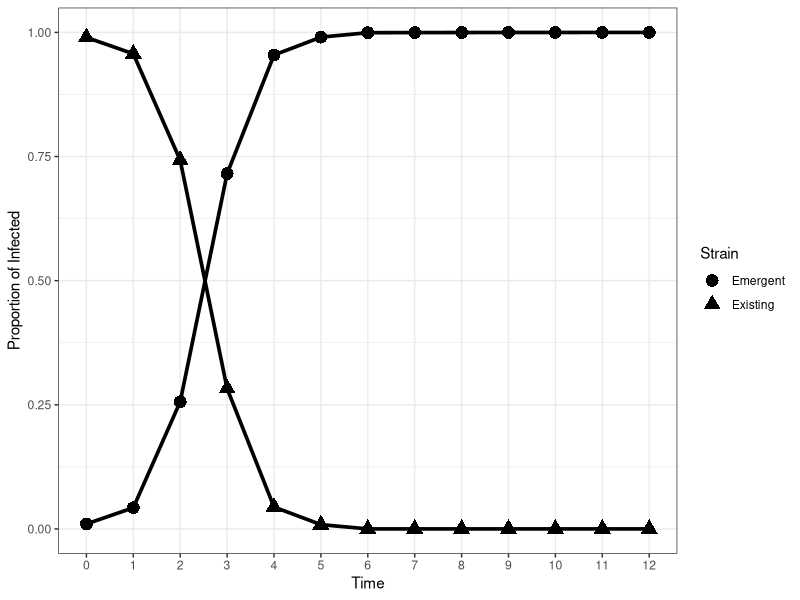
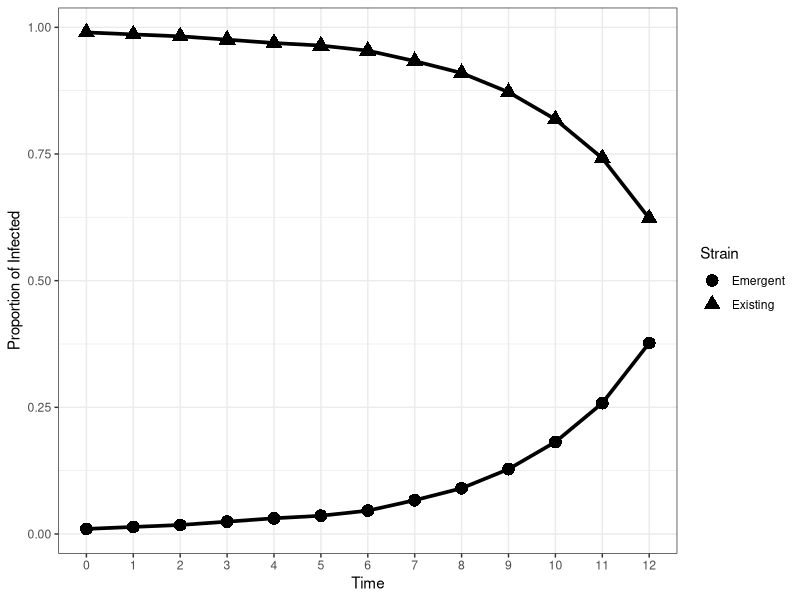
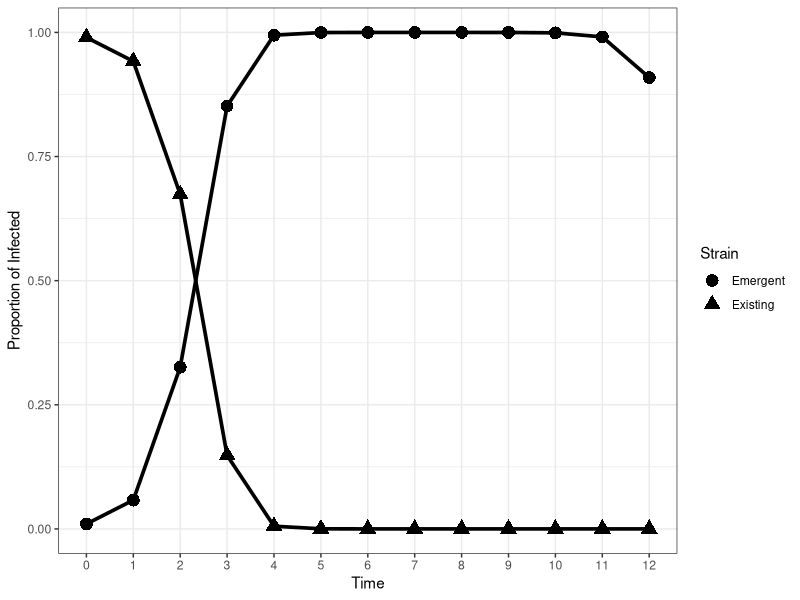
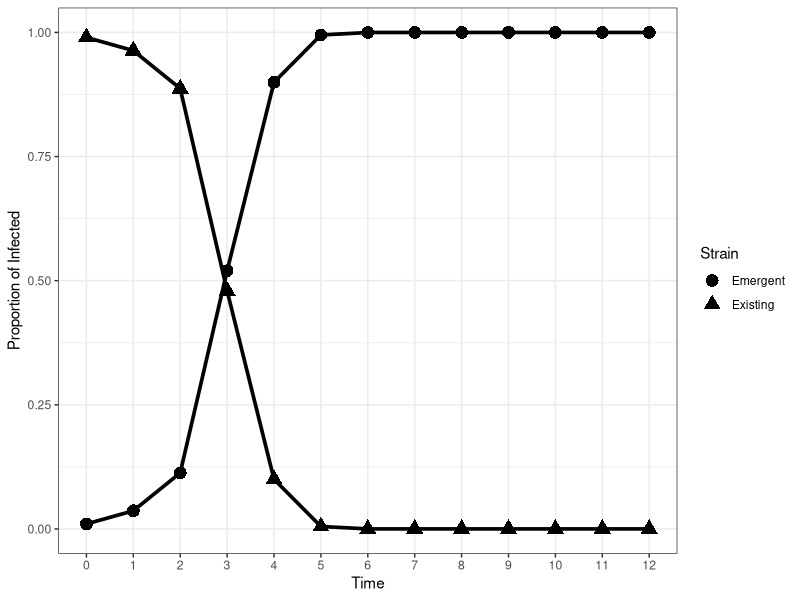

The R script that drew these images, in order: (Note: this script raises an error after producing the figures.)
library(tidyverse)
library(emmeans)
library(car)
library(gmodels)

#========SIMULATION===========
mod_sir <- function(ini,
                    N=100000,
                    x,
                    timestart=0,
                    timeend=10, #in weeks
                    dt=1,
                    tol=1e-9){
  sim <- unname(ini)
  
  cases <- matrix(nrow=length(seq(timestart,timeend,by=dt)),
                  ncol=length(ini))
  colnames(cases) <- names(ini)
  cases[1,] <- sim
  
  #probability of transitions from susceptible compartment
  for(t in 2:nrow(cases)){
    p_SI <- (1-exp(-(x$beta*sim[2] + 
                       x$betap*sim[3] + x$nu)))*(x$beta*sim[2])/(x$beta*sim[2] + 
                                                                   x$betap*sim[3] + x$nu)
    p_SIn <- (1-exp(-(x$beta*sim[2] + 
                        x$betap*sim[3] + x$nu)))*(x$betap*sim[3])/(x$beta*sim[2] + 
                                                                     x$betap*sim[3] + x$nu)
    p_SV <-  (1-exp(-(x$beta*sim[2] + 
                        x$betap*sim[3] + x$nu)))*(x$nu)/(x$beta*sim[2] + x$betap*sim[3] + x$nu)
    
    #probability of transitions from first infected compartment
    p_IR <- (1- exp(-(x$gamma+x$mu)))*(x$gamma/(x$gamma+x$mu))
    p_ID <- (1-exp(-(x$gamma+x$mu)))*(x$mu/(x$gamma+x$mu))
    
    #probability of transition from vaccinated compartment
    p_VIn <- 1-exp(-x$betap*sim[3])
    
    #probability of transition from recovered compartment
    p_RIn <- 1-exp(-x$betap*sim[3])
    
    #probability of transitions from second infected compartment
    p_InRn <- (1- exp(-(x$gammap+x$mu)))*(x$gammap/(x$gammap+x$mu))
    p_InD <- (1-exp(-(x$gammap+x$mu)))*(x$mu/(x$gammap+x$mu))
    
    
    #number of transitions
    #susceptible
    
    S_probs <- c(p_SI, p_SIn, p_SV, 1-sum(p_SI, p_SIn, p_SV))
    n_S <- as.numeric(rmultinom(1,round(N*sim[1]),prob=S_probs))
    
    #first strain
    I_probs <- c(p_IR,p_ID, (1-sum(p_IR,p_ID)))
    n_I <- as.numeric(rmultinom(1,round(N*sim[2]),prob=I_probs))
    
    #new strain
    In_probs <- c(p_InRn, p_InD, 1-sum(p_InRn, p_InD))
    n_In <- as.numeric(rmultinom(1,round(N*sim[3]),prob=In_probs))
    
    #vaccinated
    n_V <- rbinom(1,round(N*sim[4]),prob=p_VIn)
    
    #first recovered
    
    n_R <- rbinom(1,round(N*sim[5]),prob = p_RIn)
    
    #update sim
    change <-(1/N) * c(-sum(n_S[1:3]),
                       n_S[1]-sum(n_I),
                       n_S[2]+n_V+n_R - sum(n_In),
                       n_S[3] - n_V,
                       n_I[1] - n_R,
                       n_In[1],
                       n_I[2]+n_In[2])
    
    sim <- (sim + change)
    sim <- sim*(sim > tol)
    cases[t,] <- sim
  }
  cases  |> 
    as.data.frame() |> 
    mutate(time=seq(timestart,timeend,by=1)) |> 
    mutate(infected = i1+i2+0.000001,infprop1=i1/infected,infprop2=i2/infected) -> cases 
  
  return(cases)
}

tdom <- function(ini, x, timestart=0, timeend=10,tol=1e-6){
  trun <- tryCatch({mod_sir(ini=ini,
                            x=x,
                            timestart=timestart,
                            timeend = timeend)},
                   error=function(e){
                     return(data.frame(infprop1=0,infprop2=0))
                   },
                   warning=function(w){
                     return(data.frame(infprop1=0,infprop2=0))
                   }
                   
  )
  
  if(tail(trun$infprop2,1) <=tol & max(trun$infprop2) <=0.5){
    tdominance <- NA #never dominates
  }
  else{
    #initialize the logistic model using logit transformed model estimates
    # coef(lm(logit(infprop2)~time,data=trun)) |> unname()->tcoeffs
    # 
    # phi_2 <- tcoeffs[1]
    # phi_3<- tcoeffs[2]
    
    logisticmodel <- tryCatch({nls(infprop2~SSlogis(time,Asym,xmid,scal),
                                   data=filter(trun,infprop2 > tol),
                                   control=list(maxiter=500))},
                              error=function(e){
                                #rerun with an experimental growth curve
                                rerun <- lm(log(infprop2)~time,
                                            data=trun)
                                
                                return((log(0.5)- coef(rerun)[1])/coef(rerun)[2])
                              },
                              warning=function(w){
                                rerun <- lm(log(infprop2)~time,
                                            data=trun)
                                
                                return((log(0.5)- coef(rerun)[1])/coef(rerun)[2])                         }
                              
    )
    tdominance <- ifelse(is.numeric(logisticmodel),logisticmodel,coef(logisticmodel)[2])
  }  
  tdominance
}


#no dominance

initial_recovered <- 0.01 #approximation
initial_infected <- 0.01 
vaxrate <- 0.75
ini <- c(s=1-vaxrate-initial_infected-initial_recovered,
         i1=0.99*initial_infected,
         i2=0.01*initial_infected,
         v=vaxrate,
         r1=initial_recovered,
         r2=0,
         d=0)

x <- list(beta=1.4, 
          betap=1.25*1.4,
          gamma=0.7, 
          gammap=0.7,
          nu=0.25, 
          mu=0)
mod_sir(ini=ini,
        x=x,
        timestart=0,
        timeend = 12) -> results

results |> select(time, infprop1,infprop2) |> 
  rename(Existing=infprop1, Emergent=infprop2) |> 
  pivot_longer(c(Existing,Emergent),names_to="Strain", values_to="Proportion") |> 
  mutate_at(vars(Strain),factor) |> 
  ggplot(aes(x=as.factor(time),y=Proportion,group=Strain, shape=Strain)) +
  theme_bw() + 
  geom_point(size=4) + 
  geom_line(linewidth=1.25) + 
  labs(x="Time", y="Proportion of Infected") ->fail_plot0

fail_plot0 |> ggsave(filename = "failure_0.png",width=6,height=4,units="in")

tdom(ini=ini,x=x,
     timestart=0,
     timeend = 12)


initial_recovered <- 0.01 #approximation
initial_infected <- 0.01 
vaxrate <- 0
ini <- c(s=1-vaxrate-initial_infected-initial_recovered,
         i1=0.99*initial_infected,
         i2=0.01*initial_infected,
         v=vaxrate,
         r1=initial_recovered,
         r2=0,
         d=0)

x <- list(beta=1.4, 
          betap=1.25*1.4,
          gamma=0.7, 
          gammap=0.7,
          nu=0, 
          mu=0)
mod_sir(ini=ini,
        x=x,
        timestart=0,
        timeend = 12) -> results

results |> select(time, infprop1,infprop2) |> 
  rename(Existing=infprop1, Emergent=infprop2) |> 
  pivot_longer(c(Existing,Emergent),names_to="Strain", values_to="Proportion") |> 
  mutate_at(vars(Strain),factor) |> 
  ggplot(aes(x=as.factor(time),y=Proportion,group=Strain, shape=Strain)) +
  theme_bw() + 
  geom_point(size=4) + 
  geom_line(linewidth=1.25) + 
  labs(x="Time", y="Proportion of Infected") ->fail_plot1

fail_plot1 |> ggsave(filename = "failure_1.png",width=6,height=4,units="in")

tdom(ini=ini,x=x,
     timestart=0,
     timeend = 12)

#second way of failure

initial_recovered <- 0.01 #approximation
initial_infected <- 0.01 
vaxrate <- 0.5#0.3
ini <- c(s=1-vaxrate-initial_infected-initial_recovered,
         i1=0.99*initial_infected,
         i2=0.01*initial_infected,
         v=vaxrate,
         r1=initial_recovered,
         r2=0,
         d=0)

x <- list(beta=2.1, 
          betap=2.*2.1,
          gamma=0.7, 
          gammap=0.7,
          nu=0.5, 
          mu=0)
mod_sir(ini=ini,
        x=x,
        timestart=0,
        timeend = 12) -> results2

results2 |> select(time, infprop1,infprop2) |> 
  rename(Existing=infprop1, Emergent=infprop2) |> 
  pivot_longer(c(Existing,Emergent),names_to="Strain", values_to="Proportion") |> 
  mutate_at(vars(Strain),factor) |> 
  ggplot(aes(x=as.factor(time),y=Proportion,group=Strain, shape=Strain)) +
  theme_bw() + 
  geom_point(size=4) + 
  geom_line(linewidth=1.25) + 
  labs(x="Time", y="Proportion of Infected") ->fail_plot2

fail_plot2 |> ggsave(filename = "failure_2.png",width=6,height=4,units="in")

nls(infprop2~SSlogis(time,Asym,xmid,scal),
    data=filter(results2,infprop2 >1e-9),
    control=list(maxiter=500)) ->coeffs

tdom(ini=ini,x=x,
     timestart=0,
     timeend = 12)


#NORMAL LOGISTIC CURVE


initial_recovered <- 0.01 #approximation
initial_infected <- 0.01 
vaxrate <- 0.25
ini <- c(s=1-vaxrate-initial_infected-initial_recovered,
         i1=0.99*initial_infected,
         i2=0.01*initial_infected,
         v=vaxrate,
         r1=initial_recovered,
         r2=0,
         d=0)

x <- list(beta=1.4, 
          betap=1.5*1.4,
          gamma=0.7, 
          gammap=0.7,
          nu=0.5, 
          mu=0)
mod_sir(ini=ini,
        x=x,
        timestart=0,
        timeend = 12) -> results2

results2 |> select(time, infprop1,infprop2) |> 
  rename(Existing=infprop1, Emergent=infprop2) |> 
  pivot_longer(c(Existing,Emergent),names_to="Strain", values_to="Proportion") |> 
  mutate_at(vars(Strain),factor) |> 
  ggplot(aes(x=as.factor(time),y=Proportion,group=Strain, shape=Strain)) +
  theme_bw() + 
  geom_point(size=4) + 
  geom_line(linewidth=1.25) + 
  labs(x="Time", y="Proportion of Infected") ->okay_plot2

okay_plot2 |> ggsave(filename = "okay.png",width=6,height=4,units="in")


tdom(ini=ini,x=x,
     timestart=0,
     timeend = 12)


#ORIGINAL STRAIN COULD BE gamma =0.7, gammap = 0.7
gamma <- 0.7
gammap <- 0.7
betaset <- c(1.4,1.75,2.1)
betapset <- c(1.25,1.5,1.75,2) #multiple of beta
initial_recovered <- 0.01 #approximation
initial_infected <- 0.01 #loosely based on data
vaxxrateset <- c(0,0.25, 0.5, 0.75) #c(0,0.3)
nuset <- c(0,0.25, 0.5) #c(0, 0.3)
muset <- c(0)
nsims <-10 #100

sim_array <- expand.grid(1:nsims,
                         betaset,
                         betapset,
                         gamma,
                         gammap,
                         vaxxrateset,
                         initial_recovered,
                         initial_infected,
                         nuset,
                         muset) |> as.data.frame()
names(sim_array) <- c("SimNumber",
                      "beta",
                      "betap",
                      "gamma",
                      "gammap",
                      "vaxrate",
                      "ini_recovered",
                      "ini_infected",
                      "nu",
                      "mu")

#experiment function
exp_trun <- function(x1,timestart=0,timeend=12){
  x1 |> unname() |> as.numeric()->x1
  #initial recovered is 1%
  initial_recovered <- x1[7]
  #initial infected based on population
  initial_infected <- x1[8]
  #vaccination rate
  vaxrate <- x1[6]
  
  x <-list(beta=x1[2], 
           betap=x1[3]*x1[2],
           gamma=x1[4], 
           gammap=x1[5],
           nu=x1[9], 
           mu=x1[10]) #no birth and vaccination
  
  ini <- c(s=1-vaxrate-initial_infected-initial_recovered,
           i1=0.99*initial_infected,
           i2=0.01*initial_infected,
           v=vaxrate,
           r1=initial_recovered,
           r2=0,
           d=0)
  tdom(ini=ini,x=x,timestart=timestart,timeend=timeend)-> tdominance
  tdominance
}


#uncomment to simulate results
rm(expresults)
sim_array |> rowwise() |>
  mutate(tdom = exp_trun(c(SimNumber,beta,betap,gamma,gammap,vaxrate,
                           ini_recovered,ini_infected,nu,mu))) |>  ungroup()|>
  mutate_at(vars(beta,betap,gamma,gammap,vaxrate,
                 ini_recovered,ini_infected,nu,mu),factor)-> expresults
expresults |> filter(is.na(tdom))

write.csv(expresults,file="simresults_afterrevision_3X4X4X3.csv")



#========ANALYSIS=========
expresults <- read.csv("simresults_afterrevision_3X4X4X3.csv")

expresults |> 
    mutate_at(vars(beta,betap,gamma,gammap,vaxrate,
                   ini_recovered,ini_infected,nu,mu),factor)-> expresults
  
expresults |>  group_by(beta,betap,gamma,gammap,vaxrate,
                        ini_recovered,ini_infected,nu,mu) |>
  mutate(nondom=ifelse(is.na(tdom),1,0)) |> 
  summarise(mean=mean(tdom,na.rm=T),sd=sd(tdom,na.rm=T),max=max(tdom,na.rm=T),min=min(tdom,na.rm=T),
            prop_nondom=sum(nondom,na.rm=T)/n(),median=quantile(tdom,0.50,na.rm=T)) ->sumstats

sumstats  |> View()

sumstats |> ungroup() |> filter(prop_nondom > 0) |>
  select(beta,betap,nu,vaxrate,prop_nondom) |> View()






mod1 <- lm(tdom~beta*betap*vaxrate*nu,data=expresults,
           contrasts = list(beta=contr.SAS,
                            betap=contr.SAS,
                            nu=contr.SAS,
                            vaxrate=contr.SAS))

#only second order
mod2 <- lm(tdom~beta+betap+vaxrate+nu +
             beta:betap + beta:vaxrate + beta:nu + 
             betap:vaxrate + betap:nu + vaxrate:nu,data=expresults,
                   contrasts = list(beta=contr.SAS,
                                    betap=contr.SAS,
                                    nu=contr.SAS,
                                    vaxrate=contr.SAS))


# mod1 <- lm(tdom~beta*betap*vaxrate*nu*mu,data=expresults,contrasts = list(beta=contr.SAS,
#                                                                betap=contr.SAS,
#                                                                nu=contr.SAS))
plot(mod1)
#full model
mod1 |> aov() |> summary()
#second order interaction only
mod2 |> aov() |> summary()


emmeans(mod1,~nu*beta*betap*vaxrate)
emmeans(mod1,pairwise~nu|beta*betap*vaxrate,adjust="tukey")


emmeans(mod1,~beta*betap*vaxrate*nu) ->mod1means
mod1means |>  as.data.frame() |> rename(initialvaxx=vaxrate) |>
  ggplot(aes(x=betap,y=emmean, group=nu, shape=nu)) + 
  facet_grid(beta~initialvaxx, labeller = label_both) + 
  theme_bw()+
  geom_point(size=3) + geom_line()+ geom_errorbar(aes(ymin=lower.CL,ymax=upper.CL, width=0.3))+
  scale_shape_manual(values=c(15,16,17))+
  ylab("TTD LSMeans") + xlab("ESTR") + labs(shape="Vaccination Rate") ->lsmeansplot
ggsave(lsmeansplot,filename="./3X4X4X3/lsmeans_no1.png", width=12, height=9, units="in")

# emmeans(mod1_dom,~beta*betap*vaxrate/mu)

# emmeans(mod1_dom,pairwise~nu|beta*betap*vaxrate) |>
#   confint()
# 
# emmeans(mod1_dom,pairwise~betap|beta*nu*vaxrate) |>
#   confint(adjust="bonferroni")




#vaccination rate

joint_tests(mod1,by=c("beta", "betap", "vaxrate"))


emmeans(mod1,pairwise~nu|betap*vaxrate*beta,adjust="bonferroni") ->nusimp

#examining coverage= 0.75
nusimp$contrasts   |>   as.data.frame() |> filter(vaxrate==0.75) 

nusimp$contrasts   |>   confint(adjust="bonferroni") |> 
  as.data.frame() |> filter(vaxrate==0. & contrast=="nu0.25 - nu0.5") |>
  arrange(estimate) |> 
  View()

nusimp|>
   confint(adjust="bonferroni") |> as.data.frame() |> 
  write.csv("./3X4X4X3/nu_simpleeffects.csv")


nusimp$contrasts |> 
  confint(adjust="bonferroni") |>
  as.data.frame() |> rename(initialvaxx=vaxrate) |> 
  ggplot(aes(x=betap,y=estimate, group=beta, shape=beta)) + 
  theme_bw() + 
  facet_wrap(~initialvaxx, labeller = label_both) + 
  geom_point(size=2) + geom_line()+ geom_errorbar(aes(ymin=lower.CL,ymax=upper.CL, width=0.3))+
  scale_shape_manual(values=c(15,16,17))+
  ylab("TTD Difference") + xlab("ESTR") + labs(shape="Existing Transmission") ->vaxratediff

vaxratediff |> ggsave(filename="./3X4X4X3/vaxrate_diffplot.png",width=6, height=4, units="in")


#nu=0 vs non-zero nu

cont_nu <- c(1,-0.5,-0.5)
emmeans(mod1,specs=~nu*betap*vaxrate*beta) |> 
  contrast(method=list("no vaxx vs vaxx"=cont_nu), 
           by=c("beta", "betap", "vaxrate"))

emmeans(mod1,specs=~nu*betap*vaxrate*beta) |> 
  contrast(method=list("no vaxx vs vaxx"=cont_nu), 
           by=c("beta", "betap", "vaxrate")) |>  confint()


#initial vaccination

joint_tests(mod1,by=c("beta", "betap", "nu"))

#overall average
emmeans(mod1,consec~vaxrate, adjust="bonferroni") |> confint()

#consecutive differences
emmeans(mod1,consec~vaxrate|nu*betap*beta) |>
  confint(adjust="bonferroni")

#pairwise differences
emmeans(mod1,pairwise~vaxrate|nu*betap*beta) |>
  confint(adjust="bonferroni")-> vaxsimp

vaxsimp$contrasts|> as.data.frame() |> 
  write.csv("./3X4X4X3/vaxrate_simpleeffects.csv")

emmeans(mod1,pairwise~vaxrate|nu*betap*beta)$contrasts |> 
  confint(adjust="bonferroni") |>
  as.data.frame() |> 
  ggplot(aes(x=betap,y=estimate, group=beta, shape=beta)) + 
  theme_bw() + 
  facet_wrap(~nu, labeller = label_both) + 
  geom_point(size=2) + geom_line()+ geom_errorbar(aes(ymin=lower.CL,ymax=upper.CL, width=0.3))+
  scale_shape_manual(values=c(15,16,17))+
  ylab("TTD Difference") + xlab("ESTR") + labs(shape="Existing Transmission") ->initialvaxdiff


initialvaxdiff |> ggsave(filename="./3X4X4X3/initialvaxrate_diffplot.png",width=6, height=4, units="in")


emmeans(mod1,pairwise~vaxrate|nu*betap*beta) |>
  confint(adjust="bonferroni") |> as.data.frame() |> 
  summarise(min=min(contrasts.estimate),max=max(contrasts.estimate))

#ESTR

joint_tests(mod1,by=c("nu","vaxrate","beta")) |> write.csv("./3X4X4X3/estr_sliceeffects.csv")

#two-way interaction between beta and beta'
joint_tests(mod1,by=c("nu","vaxrate")) |> write.csv("./3X4X4X3/estr_interaction.csv")

joint_tests(mod1,by=c("beta")) |> write.csv("./3X4X4X3/estr_three-wayinteraction.csv")


emmeans(mod1,pairwise~betap|nu*vaxrate*beta, adjust="bonferroni") |> 
  confint(adjust="bonferroni") -> estrcontrast


#averaging over all beta values
emmeans(mod1,consec~betap|vaxrate*nu*beta,adjust="bonferroni")$contrasts |> 
   as.data.frame() |> mutate_if(is.numeric,round,digits=3) |> View() 
    write.csv("./3X4X4X3/estr_consec.csv")
    
    
estrcontrast$contrasts |> as.data.frame() |> 
  write.csv("./3X4X4X3/estr_simpleeffects.csv")

estrcontrast$emmeans |> as.data.frame() |> 
  write.csv("./3X4X4X3/estr_lsmeans.csv")


estrcontrast$contrasts |>
  as.data.frame() |> rename(initialvaxx=vaxrate) |> 
  ggplot(aes(x=beta,y=estimate, group=nu, shape=nu,color=nu)) + 
  theme_bw() + 
  facet_wrap(contrast~initialvaxx, labeller = label_both) + 
  geom_point(size=3) + geom_line()+ geom_errorbar(aes(ymin=lower.CL,ymax=upper.CL, width=0.5))+
  scale_shape_manual(values=c(15,16))+
  ylab("TTD Difference") + xlab("Existing Strain Transmission Coefficient") + 
  labs(shape="Vaccination Rate", color="Vaccination Rate") ->estrdiffplot
estrdiffplot |> 
  ggsave(filename="./3X4X4X3/estr_diffplot.png",width=12,height=12,units="in")

estrcontrast$contrasts |>
   as.data.frame() |> 
  filter(vaxrate==0.75 | nu==0.5) |> summarise(min=min(estimate),max=max(estimate))



#testing polynomials for betap, and vaxrate

expresults |> mutate(betapn = as.numeric(as.character(betap)),
                     vaxraten = as.numeric(as.character(vaxrate))) -> expresultsn
mod_lof <- lm(tdom~betapn + vaxraten + I(betapn^2) + I(vaxraten^2) + 
              I(betapn * vaxraten)   + betap:vaxrate,data=expresultsn)

aov(mod_lof) |> summary()

#lack of fit suggests that there is no need to examine higher orders.

mod_n <- lm(tdom~betapn + vaxraten + I(betapn^2) + I(vaxraten^2) + 
              I(betapn * vaxraten)   ,data=expresultsn)



emmeans(mod1,poly~betap|nu*vaxrate*beta) |> as.data.frame() |> 
  write.csv("./3X4X4X3/estr_quadratic.csv")

emmeans(mod1,poly~betap*nu*vaxrate*beta)|>
  contrast(interaction = c("poly", "poly", "poly","poly")) |> as.data.frame() |> 
  mutate_if(is.numeric, round,digits=3) |> View()
  write.csv("./3X4X4X3/overall_relationship.csv")

emmeans(mod1,poly~betap*nu*vaxrate)|>
  contrast(interaction = c("poly", "poly", "poly")) |> as.data.frame() |> 
  mutate_if(is.numeric, round,digits=3) |> 
  write.csv("./3X4X4X3/relationship_averaged_beta.csv")

emmeans(mod1,poly~betap|nu*vaxrate)|>contrast("poly") |> as.data.frame() |> 
  mutate_if(is.numeric, round,digits=3) |> arrange(nu,vaxrate) |> 
    write.csv("./3X4X4X3/estr_test.csv")



#just test vaxrate and beta'
emmeans(mod1,poly~vaxrate|betap)|>contrast("poly") |> as.data.frame() |> 
  mutate_if(is.numeric, round,digits=3) |> arrange(betap) |> 
  write.csv("./3X4X4X3/inivax_test.csv")
  
  emmeans(mod1,poly~betap|vaxrate)|>contrast("poly") |> as.data.frame() |> 
    mutate_if(is.numeric, round,digits=3) |> arrange(vaxrate) |> 
  write.csv("./3X4X4X3/estr_test_with_inivax.csv")
